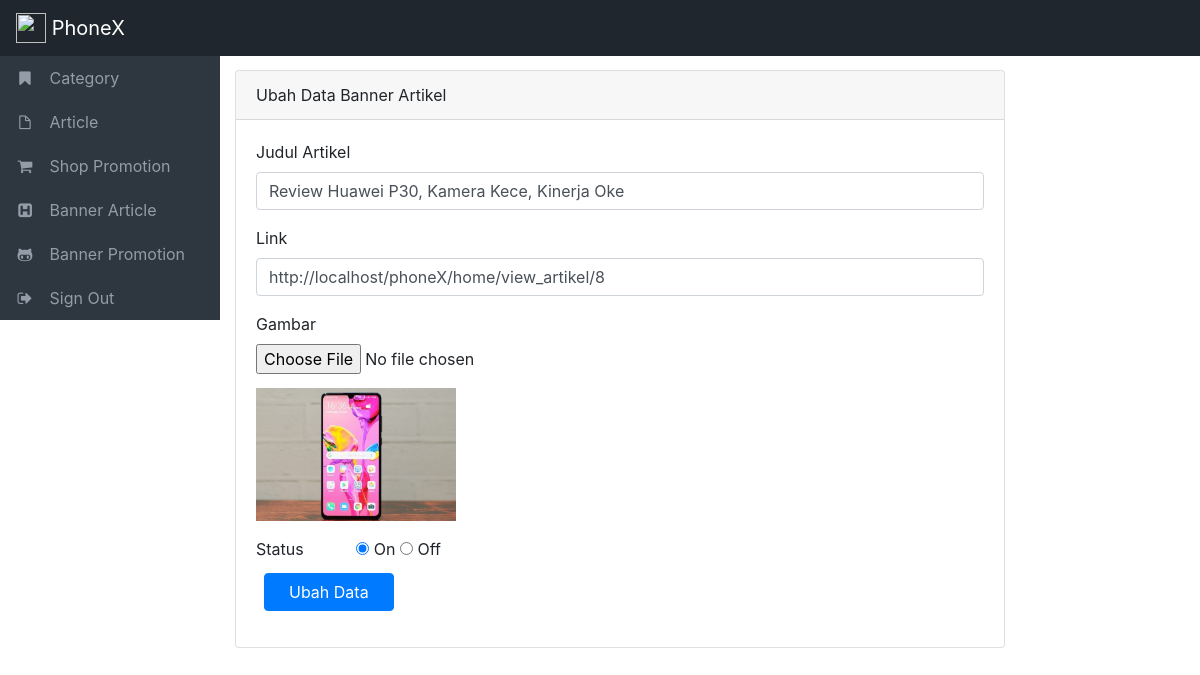
Page /admin/ubah_BanArt/2 on the committed database.
### tables this page shows
CREATE TABLE `banner_artikel` (
  `banner_id` int(10) NOT NULL,
  `banner` varchar(100) NOT NULL,
  `gambar` varchar(300) NOT NULL,
  `link` varchar(300) NOT NULL,
  `status` enum('on','off') NOT NULL
);

### application/controllers/Admin.php (called while the page is built, shortened)
<?php
class Admin extends CI_Controller{
    public function __construct()
    {
        $this->load->model('Admin_model');
        $this->load->library('form_validation');
    }
    public function ubah_banArt($id){
        $this->form_validation->set_rules('nama', 'Nama banner', 'required');
        $this->form_validation->set_rules('link', 'Link', 'required');
        $this->form_validation->set_rules('status', 'Status', 'required');
        $data['ubahBanArt'] = $this->Admin_model->getBanArtById($id);
        if($this->form_validation->run() == FALSE){
            $this->load->view('admin/template/header');
            $this->load->view('admin/module/banner_article/ubah_banArt_view', $data);
            $this->load->view('admin/template/footer');
        }
    }
}

### index.php (called while the page is built, shortened)
<?php
require_once BASEPATH.'core/CodeIgniter.php';

### application/models/Admin_model.php (called while the page is built, shortened)
<?php
class Admin_model extends CI_Model{
    public function getBanArtById($id)
    {
        return $this->db->get_where('banner_artikel', array('banner_id' => $id))->row_array();
    }
}

### application/views/admin/module/banner_article/ubah_banArt_view.php (the view, shortened to what this page needs)
<div class="content col-md-8">
    <div class="card">
    <div class="card-header">
        Ubah Data Banner Artikel
    </div>
    <div class="card-body">
    <?=
        form_open_multipart("", array('enctype'=>'multipart/formdata'));
    ?>
        <div class="form-group">
            <label>Judul Artikel</label>
            <input type="text" class="form-control" name="nama" value="<?= $ubahBanArt['banner']; ?>">
        </div>
        <div class="form-group">
            <label>Link</label>
            <input type="text" class="form-control" name="link" value="<?= $ubahBanArt['link']; ?>">
        </div>
        <div id="wd-file">
            <label>Gambar</label>
            <span>
                <input type="file" class="form-control-file" name="gambar">
                <?= "<img src='".BASE_URL()."assets/img/banner_artikel/$ubahBanArt[gambar]' style='width: 200px;vertical-align: middle;margin-top:10px;' />"; ?>
            </span>
        </div>
        <div class="mt-3">
		<label class="mr-5">Status</label>
            <span>
                <input type="radio" name="status" value="on" <?php if($ubahBanArt['status'] == 'on'){echo "checked='true'"; } ?>/> On
                <input type="radio" name="status" value="off" <?php if($ubahBanArt['status'] == 'off'){echo "checked='true'"; } ?>/> Off
            </span>
        </div>
        <div class="mb-3 ml-2">
		    <span><button type="submit" name="ubah" class="btn btn-primary pr-4 pl-4">Ubah Data</button></span>
	    </div>
    <?= form_close(); ?>
    </div>
</div>

### assets/css/style.css (style rules this page uses)
.content { margin-left: 220px; margin-top: -250px; }
#wd-file { width: 300px; }

### rows in the picture
banner_artikel: nama "Review Huawei P30, Kamera Kece, Kinerja Oke", link "http://localhost/phoneX/home/view_artikel/8", gambar (picture), status "☑"
